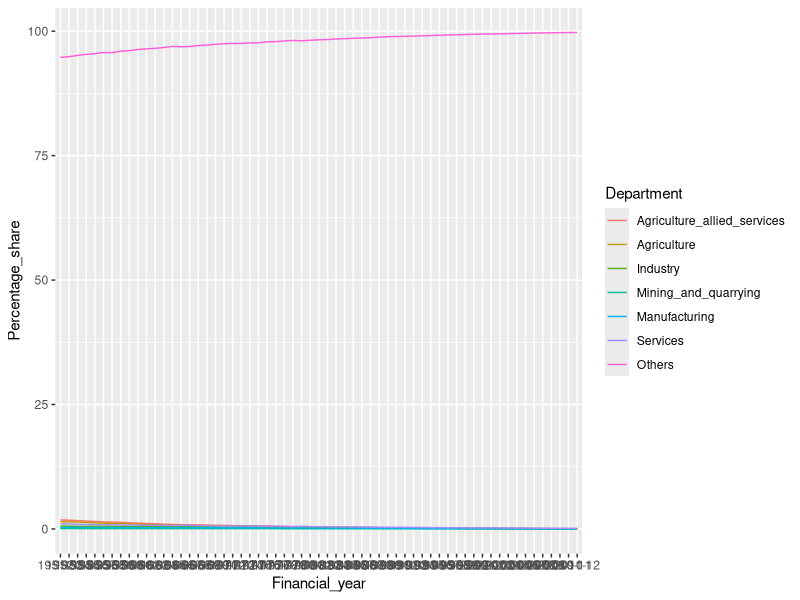

Write the R code that produced this figure.
library(tidyverse)
library(reshape2)
library(ggplot2)

gdp_data <- read.csv("datafile.csv")

gdp_test <- data.frame(gdp_data$Gross.Domestic.Product..in.Rs..Cr..at.2004.05,gdp_data$Agriculture...Allied.Services..in.Rs..Cr...at.2004.05.Prices,gdp_data$Agriculture..in.Rs..Cr...at.2004.05.Prices,gdp_data$Industry..in.Rs..Cr...at.2004.05.Prices,gdp_data$Mining.and.Quarrying..in.Rs..Cr...at.2004.05.Prices,gdp_data$Manufacturing..in.Rs..Cr...at.2004.05.Prices,gdp_data$Services..in.Rs..Cr...at.2004.05.Prices)
names(gdp_test) <- c("Total_GDP","Agriculture_allied_services","Agriculture","Industry","Mining_and_quarrying","Manufacturing","Services")
gdp_test <- gdp_test/gdp_test$Total_GDP
gdp_test <- subset(gdp_test,select = -Total_GDP)
gdp_test <- mutate(gdp_test,gdp_data$Financial.Year)
colnames(gdp_test)[colnames(gdp_test) == "gdp_data$Financial.Year"] <- "Financial_year"

gdp_share <-data.frame(gdp_data$Gross.Domestic.Product..in.Rs..Cr..at.2004.05,gdp_data$Agri.culture...Allied.Services..Share.to.Total.GDP,gdp_data$Agriculture...Share.to.Total.GDP ,gdp_data$Industry...Share.to.Total.GDP ,gdp_data$Mining.and.Quarrying...Share.to.Total.GDP,gdp_data$Manufacturing...Share.to.Total.GDP,gdp_data$Services...Share.to.Total.GDP)
names(gdp_share) <- c("Total_GDP","Agriculture_allied_services","Agriculture","Industry","Mining_and_quarrying","Manufacturing","Services")
gdp_share <- gdp_share/gdp_share$Total_GDP
gdp_share <- subset(gdp_share,select = - Total_GDP)
gdp_share <-mutate(gdp_share,1-rowSums(gdp_share))
colnames(gdp_share)[colnames(gdp_share) == "1 - rowSums(gdp_share)"] <- "Others"
gdp_share <- mutate(gdp_share,gdp_data$Financial.Year)
colnames(gdp_share)[colnames(gdp_share) == "gdp_data$Financial.Year"] <- "Financial_year"
plot_gdp <- melt(gdp_share,id.vars="Financial_year")
colnames(plot_gdp)[colnames(plot_gdp)=="variable"] <-"Department"
plot_gdp$value <- plot_gdp$value * 100
colnames(plot_gdp)[colnames(plot_gdp)=="value"] <- "Percentage_share"
ggplot(plot_gdp, aes(x = Financial_year, y = Percentage_share)) + geom_line(aes(color = Department,group = Department))  # To plot Financial year vs value
